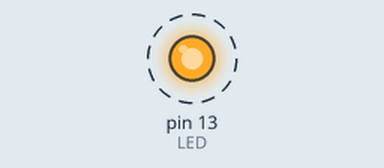
Simulated run of this sketch. Board: Arduino Uno, built with avr-gcc and run on an emulated ATmega328P. On the bench: output pins drawn as LEDs (lit = HIGH). Dashed ring = blinking.

Above: at 0.5 s.
Timing chart, 0 to 4.6 s (numbered marks = the images above):
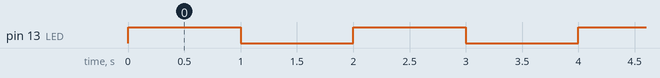

The sketch:

2-6_Blinking_the_Onboard_LED_4.ino
```cpp
const int LED = LED_BUILTIN;

void setup(){

    pinMode(LED, OUTPUT);

}

void loop(){

    digitalWrite(LED, true);
    delay(1000);
    digitalWrite(LED, false);
    delay(1000);

}
```

Measured:
- by itself, pin 13 (LED): alternates HIGH for 1.0 s and LOW for 1.0 s
